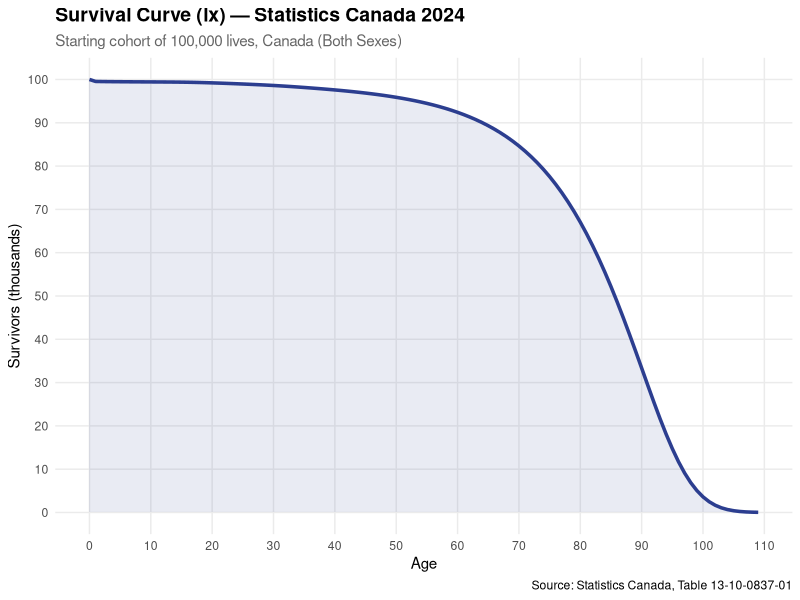

R code for this plot:
# ============================================================
# Life Table & Actuarial Analysis
# Author: Vincent Nguyen
# Data: Statistics Canada, Table 13-10-0837-01 (2024)
# Description: Constructs a life table from real Canadian
#              mortality data and calculates actuarial
#              present values
# ============================================================

library(tidyverse)
library(ggplot2)

# ============================================================
# SECTION 1: LOAD REAL CANADIAN MORTALITY DATA
# Source: Statistics Canada, 2024
# ============================================================

raw <- read.csv("Life_expectancy.csv", skip = 13, header = FALSE)

raw <- raw[1:111, ]
colnames(raw) <- c("age_label", "dx")
raw$age <- 0:110
raw$dx <- as.numeric(gsub(",", "", raw$dx))
raw <- raw[raw$age <= 109, ]

# ============================================================
# SECTION 2: BUILD THE LIFE TABLE
# ============================================================

n <- nrow(raw)
age <- raw$age
dx <- raw$dx

lx <- numeric(n)
lx[1] <- 100000
for (i in 2:n) {
  lx[i] <- lx[i - 1] - dx[i - 1]
}

qx <- dx / lx
px <- 1 - qx

life_table <- data.frame(age, lx, dx, qx, px)

cat("=== Life Table (First 20 rows) ===\n")
print(head(life_table, 20))

# ============================================================
# SECTION 3: LIFE EXPECTANCY
# ============================================================

Lx <- numeric(n)
for (i in 1:(n - 1)) {
  Lx[i] <- (lx[i] + lx[i + 1]) / 2
}
Lx[n] <- lx[n] / 2

Tx <- numeric(n)
for (i in 1:n) {
  Tx[i] <- sum(Lx[i:n])
}

ex <- Tx / lx

life_table$Lx <- Lx
life_table$Tx <- Tx
life_table$ex <- ex

cat("\n=== Life Expectancy ===\n")
cat("Life expectancy at birth (age 0):", round(ex[1], 2), "years\n")
cat("Life expectancy at age 25:", round(ex[26], 2), "years\n")
cat("Life expectancy at age 65:", round(ex[66], 2), "years\n")

# ============================================================
# SECTION 4: SURVIVAL CURVE PLOT
# ============================================================

ggplot(life_table, aes(x = age, y = lx / 1000)) +
  geom_line(color = "#2C3E90", linewidth = 1.2) +
  geom_area(fill = "#2C3E90", alpha = 0.1) +
  labs(
    title = "Survival Curve (lx) — Statistics Canada 2024",
    subtitle = "Starting cohort of 100,000 lives, Canada (Both Sexes)",
    x = "Age",
    y = "Survivors (thousands)",
    caption = "Source: Statistics Canada, Table 13-10-0837-01"
  ) +
  scale_x_continuous(breaks = seq(0, 110, 10)) +
  scale_y_continuous(breaks = seq(0, 100, 10)) +
  theme_minimal() +
  theme(
    plot.title = element_text(face = "bold", size = 14),
    plot.subtitle = element_text(color = "gray40"),
    panel.grid.minor = element_blank()
  )
